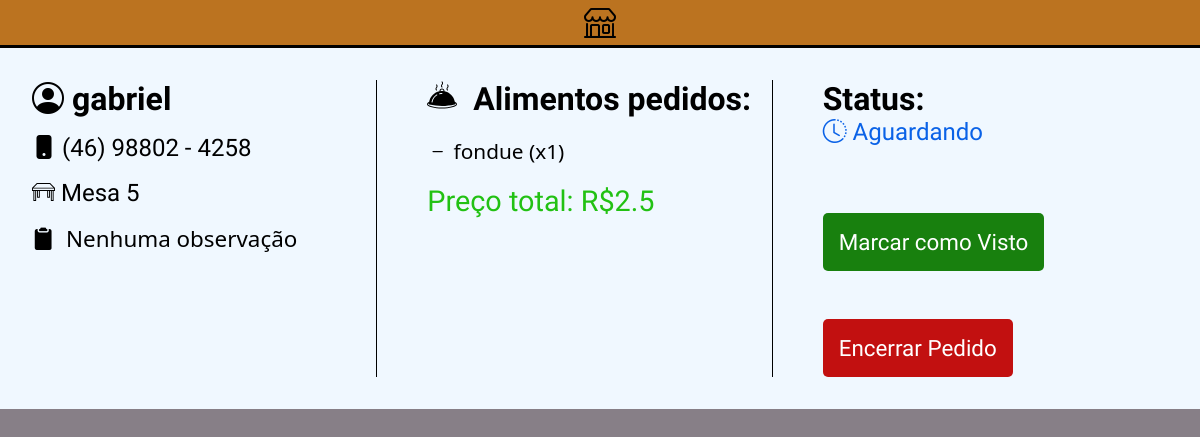
The page /menu/pedido/39/ (signed in) on the database its author committed.
### menoo/models.py (models this page shows, shortened)
class Order(models.Model):
    foods = models.ManyToManyField(Food, through='OrderFood')  # Usando o modelo intermediário.
    order_date = models.DateTimeField('Data-Hora do pedido', auto_now_add=True)
    note = models.TextField(_('Observation'), blank=True, default="Nenhuma observação")
    customer_name = models.CharField(_('Customer Name'), max_length=90)
    phone_regex = RegexValidator(
        regex=r'^\d{2}\d{9}$',
        message="O número de telefone deve estar no formato: '(dd)988888888'. Até 11 dígitos são permitidos."
    )
    customer_phone_number = models.CharField(validators=[phone_regex], max_length=11)
    STATUS_CHOICES = [
        ('Aguardando','Aguardando'),
        ('Visto','Visto')
    ]
    status = models.CharField(max_length=22, default='Aguardando', choices=STATUS_CHOICES)
    table = models.IntegerField(_('Número da mesa'), default=None, blank=True, null=True)
    @property
    def preco_total(self):
        return sum(order_food.food.price * order_food.quantity for order_food in self.orderfood_set.all())
    class Meta:
        ordering = ['order_date']

class OrderFood(models.Model):
    order = models.ForeignKey('Order', on_delete=models.CASCADE)
    food = models.ForeignKey(Food, on_delete=models.CASCADE)
    quantity = models.PositiveIntegerField(default=1)
    def __str__(self):
        return f"{self.food.name} (x{self.quantity})"

class Food(models.Model):
    category = models.ForeignKey(Category, on_delete=models.CASCADE)
    name = models.CharField(_('name'), max_length=80)
    description = models.TextField(_('Description'), max_length=250)
    price = models.FloatField(_('Price'), validators=[MinValueValidator(0.0)])
    image = models.ImageField(_('Image Food'), upload_to='foods/', default='logo.avif')
    class Meta:
        ordering = ['price']
        verbose_name = 'Alimento'
        verbose_name_plural = 'Alimentos'

### menoo/views.py (the view)
# urls.py: path('pedido/<int:pk>/', OrderDetail.as_view(), name="order-detail"),
class OrderDetail(LoginRequiredMixin, DetailView):
    model = Order
    template_name = 'order-detail.html'
    context_object_name = 'order'
    def get_context_data(self, **kwargs):
        context = super().get_context_data(**kwargs)
        context["foods"] = OrderFood.objects.filter(order_id=self.object.id)
        return context

### menoo/templates/order-detail.html (shortened to what this page needs)
<!DOCTYPE html>
<html lang="en">
<head>
    {% load static %}
    <link rel="stylesheet" href="{% static "css/menu-orders.css" %}">
</head>
<body>
    <nav class="navbar"><a href="{% url "orders_menu" %}" style="text-decoration:none;color:black;"><i
                class="bi bi-shop"></i></a></nav>
    <section class="order">
        <div class="col-1">
            <h1 class="customer_name"><i class="bi bi-person-circle"></i>&nbsp{{order.customer_name}}</h1>
            <p class="numberphone">&nbsp{{order.customer_phone_number}}</p>
            <p class="table">
                &nbspMesa {{order.table}}
            </p>
            <p class="note" style="font-size:1.4rem;"><i class="bi bi-clipboard2-fill"></i>&nbsp {% if order.note == ""%}Nenhuma observação{% endif %}{{order.note}}</p>
        </div>
        <div class="col-2">
            <h3 class="foods-title">
                &nbspAlimentos pedidos:
            </h3>
            <br>
            <ul>
                {% for food in foods %}
                <li><i class="bi bi-dash"></i>&nbsp{{food}}</li>
                {% endfor %}
            </ul>
            <br>
            <p class="price">Preço total: R${{order.preco_total}}</p>
        </div>
        <div class="col-3" style="border:none;">
            <p class="status-title">Status:</p>
            <p class="status">{% if "Ag" in order.status %}<i class="bi bi-clock-history"></i>{% elif "Vi" in order.status%}<i class="bi bi-eye-fill"></i>{% endif %} {{order.status}}</p>
            <br>
            {% if "Ag" in order.status %}
            <form method="post" action="{% url "view-order" pk=order.pk %}">
                <button type="submit" class="view-order btn">Marcar como Visto</button>
            </form>
            {% endif %}
            <form method="post" action="{% url "delete-order" pk=order.pk %}">
                <button class="finish-order btn">Encerrar Pedido</button>
            </form>
        </div>
    </section>
</body>
</html>

### menoo/static/css/menu-orders.css (style rules this page uses)
:root { --main-color: #bb7320; }
* { margin: 0; padding: 0; box-sizing: border-box; }
body { font-family: "New Amsterdam", sans-serif; background-color: #877f87; width: 100%; height: 100%; }
.navbar { display: flex; justify-content: center; align-items: center; width: 100%; height: 6vh; background-color: var(--main-color); border-bottom: 3px black solid; }
.navbar i { font-size: 2rem; padding: 20px; }
p { margin-right: 1.5rem; }
.order { background-color: aliceblue; display: grid; grid-template-columns: repeat(3,1fr); padding: 2rem; gap: 50px; }
.customer_name { font-size: 2rem; margin-bottom: 1rem; }
.col-1 p { font-size: 1.5rem; margin-bottom: 1rem; }
.note { font-family:'Segoe UI', Tahoma, Geneva, Verdana, sans-serif; font-weight: 100; }
.foods-title { font-size: 2rem; }
.col-2 ul { font-size: 1.3rem; list-style:none; font-family: 'Segoe UI', Tahoma, Geneva, Verdana, sans-serif; }
.price { color: #22c113; font-size: 1.8rem; }
.order div { border-right: 1px solid black; }
.status-title { font-size: 2rem; font-weight: bold; }
.status { font-size: 1.5rem; color: #0a62e7; }
.btn { font-family: "New Amsterdam", sans-serif; color: #fff; border: none; padding: 1rem; font-size: 1.4rem; border-radius: 5px; margin-top: 3rem; }
.view-order { background-color: #18800e; margin-right: 2rem; }
.finish-order { background-color: #c21010; }
form { display: inline-block; }

### rows shown on the page
Order: customer_name "gabriel", table "5", preco_total "2.5", status "Aguardando"
OrderFood: food+quantity "fondue (x1)"
